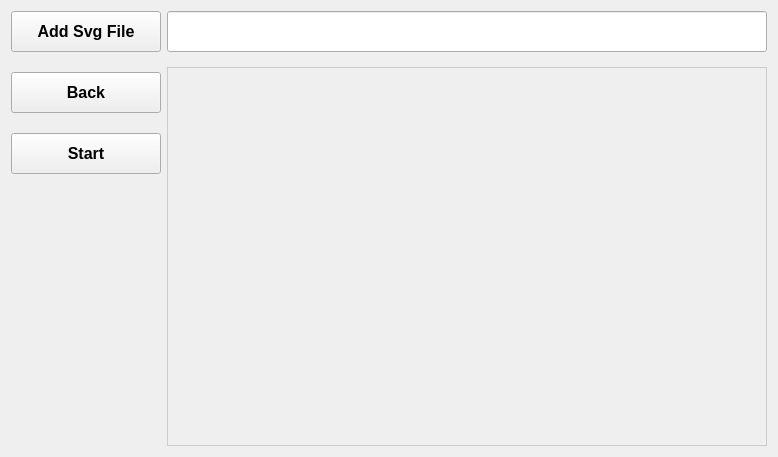
<?xml version="1.0" encoding="UTF-8"?>
<ui version="4.0">
 <class>Form</class>
 <widget class="QWidget" name="Form">
  <property name="geometry">
   <rect>
    <x>0</x>
    <y>0</y>
    <width>778</width>
    <height>457</height>
   </rect>
  </property>
  <property name="windowTitle">
   <string>自动绘画UI</string>
  </property>
  <property name="styleSheet">
   <string notr="true">QLabel{
border:1px solid #cccccc;

}</string>
  </property>
  <layout class="QHBoxLayout" name="horizontalLayout">
   <item>
    <layout class="QVBoxLayout" name="verticalLayout" stretch="0,0,0,0">
     <property name="spacing">
      <number>20</number>
     </property>
     <item>
      <widget class="QPushButton" name="add_btn">
       <property name="minimumSize">
        <size>
         <width>150</width>
         <height>41</height>
        </size>
       </property>
       <property name="font">
        <font>
         <family>Arial</family>
         <pointsize>12</pointsize>
         <weight>75</weight>
         <bold>true</bold>
        </font>
       </property>
       <property name="text">
        <string>Add Svg File</string>
       </property>
      </widget>
     </item>
     <item>
      <widget class="QPushButton" name="back_btn">
       <property name="minimumSize">
        <size>
         <width>150</width>
         <height>41</height>
        </size>
       </property>
       <property name="font">
        <font>
         <family>Arial</family>
         <pointsize>12</pointsize>
         <weight>75</weight>
         <bold>true</bold>
        </font>
       </property>
       <property name="text">
        <string>Back</string>
       </property>
      </widget>
     </item>
     <item>
      <widget class="QPushButton" name="start_btn">
       <property name="minimumSize">
        <size>
         <width>150</width>
         <height>41</height>
        </size>
       </property>
       <property name="font">
        <font>
         <family>Arial</family>
         <pointsize>12</pointsize>
         <weight>75</weight>
         <bold>true</bold>
        </font>
       </property>
       <property name="text">
        <string>Start</string>
       </property>
      </widget>
     </item>
     <item>
      <spacer name="verticalSpacer">
       <property name="orientation">
        <enum>Qt::Vertical</enum>
       </property>
       <property name="sizeHint" stdset="0">
        <size>
         <width>20</width>
         <height>128</height>
        </size>
       </property>
      </spacer>
     </item>
    </layout>
   </item>
   <item>
    <layout class="QVBoxLayout" name="verticalLayout_2">
     <property name="spacing">
      <number>15</number>
     </property>
     <item>
      <widget class="QLineEdit" name="img_path_edit">
       <property name="minimumSize">
        <size>
         <width>0</width>
         <height>41</height>
        </size>
       </property>
       <property name="font">
        <font>
         <family>Arial</family>
         <pointsize>12</pointsize>
         <weight>75</weight>
         <bold>true</bold>
        </font>
       </property>
      </widget>
     </item>
     <item>
      <widget class="QLabel" name="show_img_label">
       <property name="minimumSize">
        <size>
         <width>595</width>
         <height>377</height>
        </size>
       </property>
       <property name="font">
        <font>
         <family>Arial</family>
         <pointsize>16</pointsize>
         <weight>75</weight>
         <bold>true</bold>
        </font>
       </property>
       <property name="text">
        <string/>
       </property>
       <property name="scaledContents">
        <bool>true</bool>
       </property>
       <property name="alignment">
        <set>Qt::AlignCenter</set>
       </property>
      </widget>
     </item>
    </layout>
   </item>
  </layout>
 </widget>
 <resources/>
 <connections/>
</ui>
